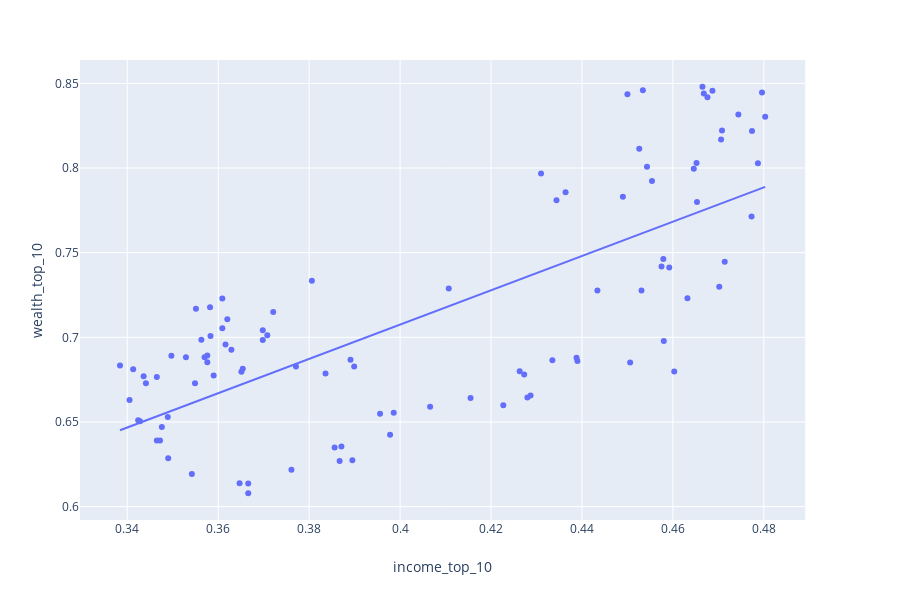

The notebook cell saved with this chart:
### Code cell
# With OLS
# Wealth x. income
px.scatter(df, x = 'income_top_10', y='wealth_top_10', trendline='ols')
